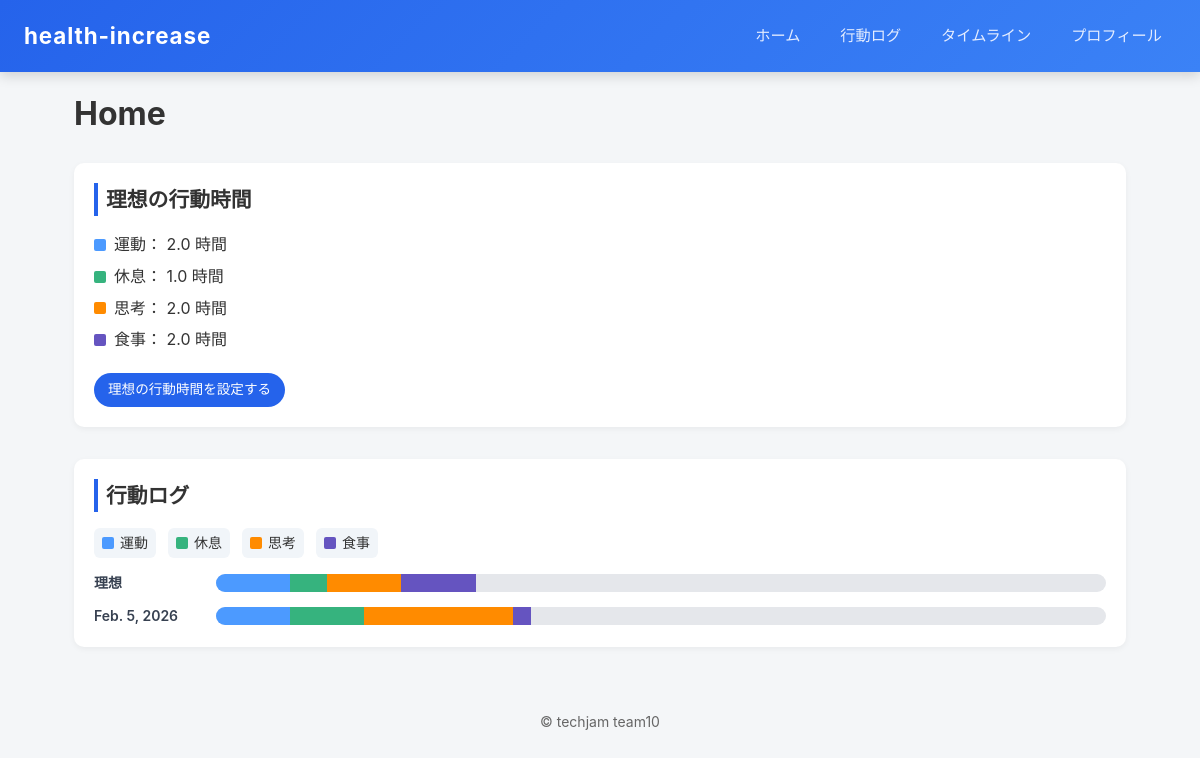
Screenshot of /home/ (signed in) with the database file from the repository.
### healthapp/models.py (models this page shows, shortened)
class Category(models.Model):
    id = models.BigAutoField(primary_key=True)
    parent = models.ForeignKey(
        "self",
        null=True,
        blank=True,
        on_delete=models.CASCADE,
        related_name="children"
    )
    parent = models.ForeignKey('self', on_delete=models.CASCADE, null=True, blank=True, related_name='children')
    title = models.CharField(
        max_length=100
    )
    class Meta:
        db_table = "category"
        unique_together = ("parent", "title")
        ordering = ["parent_id", "id"]

class IdealTimeAllocation(models.Model):
    id = models.BigAutoField(primary_key=True)
    user = models.ForeignKey(
        User,
        on_delete=models.CASCADE,
        related_name="ideal_time_allocations"
    )
    category = models.ForeignKey(
        Category,
        on_delete=models.CASCADE,
        related_name="ideal_time_allocations"
    )
    ideal_hours = models.DecimalField(
        max_digits=5,
        decimal_places=1,
        validators=[MinValueValidator(0)]
    )
    class Meta:
        db_table = "ideal_time_allocation"
        unique_together = ("user", "category")
        ordering = ["user_id", "category_id"]

### healthapp/views.py (the view)
# urls.py: path('home/', views.home, name='home'),
def home(request):
    chart_data = {"groups": [], "legend": []}
    ideal_times = {}
    if request.user.is_authenticated:
        chart_data = generate_band_chart_data(request.user)
        ideal_times = {
            i.category.id: i.ideal_hours
            for i in IdealTimeAllocation.objects.filter(user=request.user)
        }
    context = {
        "chart_data": chart_data,
        "ideal_times": ideal_times,
    }
    return render(request, "healthapp/home.html", context)

### healthapp/templatetags/dict_extras.py (called while the page is built)
@register.filter
def get_item(dictionary, key):
    if dictionary is None:
        return None
    return dictionary.get(key)

### healthapp/templates/healthapp/home.html
{% extends 'base.html' %}
{% load static %}
{% load dict_extras %}
{% block content %}
<link rel="stylesheet" href="{% static 'healthapp/css/style.css' %}">
<link rel="stylesheet" href="{% static 'healthapp/css/home.css' %}">
<h1>Home</h1>
<section>
    <h2>理想の行動時間</h2>
    {% if ideal_times %}
        <ul class="ideal-list">
					{% for item in chart_data.legend %}
							<li>
									<span class="legend-color" style="background-color: {{ item.color }}"></span>
									{{ item.label }}：
									{% if ideal_times|get_item:item.category_id %}
											{{ ideal_times|get_item:item.category_id }} 時間
									{% else %}
											未設定
									{% endif %}
							</li>
					{% endfor %}
        </ul>
    {% else %}
        <p>理想の行動時間が設定されていません。</p>
    {% endif %}
		<div class="ideal-setting-link">
			<a href="{% url 'healthapp:ideal_time' %}">
					理想の行動時間を設定する
			</a>
		</div>
</section>
<section>
    <h2>行動ログ</h2>
    {% if chart_data.groups %}
        <div class="band-legend">
            {% for item in chart_data.legend %}
                <span class="legend-item">
                    <span
                        class="legend-color"
                        style="background-color: {{ item.color }};"
                    ></span>
                    {{ item.label }}
                </span>
            {% endfor %}
        </div>
        <div class="band-chart">
            {% for group in chart_data.groups %}
                <div class="band-row">
                    <div class="band-date">
                        {{ group.date }}
                    </div>
                    <div class="band-bar">
                        {% for segment in group.segments %}
                            <div
                                class="band-segment"
                                style="
                                    width: {{ segment.percent }}%;
                                    background-color: {{ segment.color }};
                                "
                                title="{{ segment.label }}: {{ segment.hours }}時間"
                            ></div>
                        {% endfor %}
                    </div>
                </div>
            {% endfor %}
        </div>
    {% else %}
        <p>行動ログがありません。</p>
    {% endif %}
</section>
{% endblock %}

### healthapp/static/healthapp/css/style.css (style rules this page uses)
* { box-sizing: border-box; }
body { margin: 0; font-family: -apple-system, BlinkMacSystemFont, "Hiragino Kaku Gothic ProN", "Noto Sans JP", sans-serif; background: #f4f6f8; color: #333; line-height: 1.6; }
h1, h2, h3 { margin: 0 0 12px; }
a { color: #2563eb; text-decoration: none; }
section { margin-bottom: 32px; }
.band-legend { display: flex; flex-wrap: wrap; gap: 12px; margin-bottom: 12px; }
.legend-item { display: inline-flex; align-items: center; gap: 6px; font-size: 14px; }
.legend-color { width: 12px; height: 12px; border-radius: 2px; }
.band-chart { display: flex; flex-direction: column; gap: 8px; }
.band-row { display: flex; align-items: center; gap: 12px; }
.band-date { min-width: 110px; font-weight: 600; }
.band-bar { display: flex; width: 100%; height: 18px; background: #e5e7eb; border-radius: 6px; overflow: hidden; }
.band-segment { height: 100%; }
ul { padding-left: 20px; }
li { margin-bottom: 6px; }

### healthapp/static/healthapp/css/home.css (style rules this page uses)
h1 { margin-bottom: 24px; }
section { background: #ffffff; padding: 20px; border-radius: 10px; box-shadow: 0 2px 6px rgba(0, 0, 0, 0.05); }
section > h2 { margin-bottom: 16px; font-size: 1.3rem; border-left: 4px solid #2563eb; padding-left: 8px; }
.band-legend { display: flex; flex-wrap: wrap; gap: 12px; margin-bottom: 14px; }
.legend-item { display: inline-flex; align-items: center; gap: 6px; font-size: 14px; background: #f1f5f9; padding: 4px 8px; border-radius: 6px; }
.legend-color { width: 12px; height: 12px; border-radius: 2px; flex-shrink: 0; }
.band-chart { display: flex; flex-direction: column; gap: 10px; }
.band-row { display: flex; align-items: center; gap: 12px; }
.band-date { min-width: 110px; font-size: 14px; font-weight: 600; color: #374151; }
.band-bar { display: flex; flex: 1; height: 18px; background: #e5e7eb; border-radius: 9999px; overflow: hidden; }
.band-segment { height: 100%; transition: opacity 0.15s ease; }
.ideal-list { list-style: none; padding: 0; margin-bottom: 20px; }
.ideal-list li { display: flex; align-items: center; gap: 8px; margin-bottom: 6px; }
.ideal-setting-link { margin-top: 12px; }
.ideal-setting-link a { display: inline-block; padding: 6px 14px; border-radius: 9999px; background: #2563eb; color: #fff; font-size: 0.85rem; }

### rows the page displays
Category: label "運動", label "運動"
Category: label "休息", label "休息"
Category: label "思考", label "思考"
Category: label "食事", label "食事"

### other values shown
{{ ideal_times|get_item:item.category_id }} "2.0" "1.0" "2.0" "2.0"
{{ group.date }} "理想" "Feb. 5, 2026"
